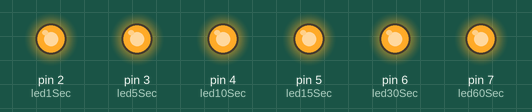
This sketch was run on a simulated Arduino Uno, built with avr-gcc and run on an emulated ATmega328P. Parts: output pins drawn as LEDs (lit = HIGH).

Above: at 0.1 s.
At 4.25 s:
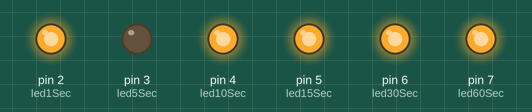
At 8.25 s:
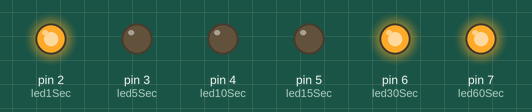
At 16.1 s:
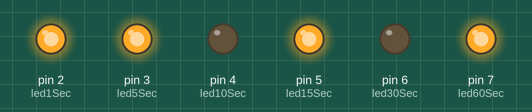
At 24.25 s:
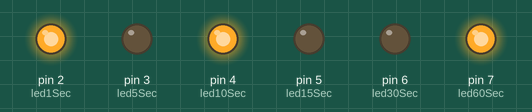
At 32.1 s:
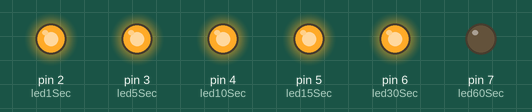
Timing chart, 0 to 34.3 s (numbered marks = the images above):
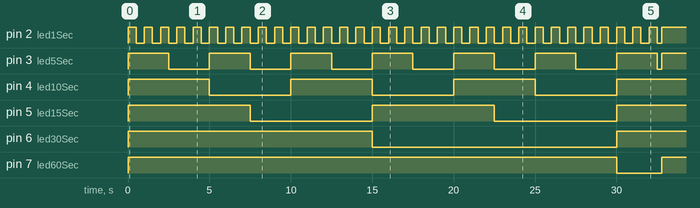

The sketch:

HW11.ino
```cpp
int led1Sec = 2;
int led5Sec = 3;
int led10Sec = 4;
int led15Sec = 5;
int led30Sec = 6;
int led60Sec = 7;

int state1Sec = LOW;
int state5Sec = LOW;
int state10Sec = LOW;
int state15Sec = LOW;
int state30Sec = LOW;
int state60Sec = LOW;

void setup() {
  pinMode(led1Sec, OUTPUT);
  pinMode(led5Sec, OUTPUT);
  pinMode(led10Sec, OUTPUT);
  pinMode(led15Sec, OUTPUT);
  pinMode(led30Sec, OUTPUT);
  pinMode(led60Sec, OUTPUT);
}

void loop() {
  int currentMillis = millis() % 60000;
  if (currentMillis % 1000 < 500) {
    digitalWrite(led1Sec, HIGH);
  } else {
    digitalWrite(led1Sec, LOW);
  }

  if (currentMillis % 5000 < 2500) {
    digitalWrite(led5Sec, HIGH);
  } else {
    digitalWrite(led5Sec, LOW);
  }

  if (currentMillis % 10000 < 5000) {
    digitalWrite(led10Sec, HIGH);
  } else {
    digitalWrite(led10Sec, LOW);
  }

  if (currentMillis % 15000 < 7500) {
    digitalWrite(led15Sec, HIGH);
  } else {
    digitalWrite(led15Sec, LOW);
  }

  if (currentMillis % 30000 < 15000) {
    digitalWrite(led30Sec, HIGH);
  } else {
    digitalWrite(led30Sec, LOW);
  }

  if (currentMillis < 30000) {
    digitalWrite(led60Sec, HIGH);
  } else {
    digitalWrite(led60Sec, LOW);
  }
}
```

Measured:
- by itself, pin 2 (led1Sec): goes 32 × (HIGH 0.50 s, LOW 0.50 s), HIGH 0.50 s, LOW 0.27 s, then HIGH
- by itself, pin 3 (led5Sec): goes 6 × (HIGH 2.5 s, LOW 2.5 s), HIGH 2.5 s, LOW 0.27 s, then HIGH
- by itself, pin 4 (led10Sec): alternates HIGH for 5.0 s and LOW for 5.0 s, 7 changes in all, then stays HIGH
- by itself, pin 5 (led15Sec): alternates HIGH for 7.5 s and LOW for 7.5 s
- by itself, pin 6 (led30Sec): LOW → HIGH at 0.00 s, → LOW 15.0 s later, → HIGH 15.0 s later
- by itself, pin 7 (led60Sec): LOW → HIGH at 0.00 s, → LOW 30.0 s later, → HIGH 2.8 s later
